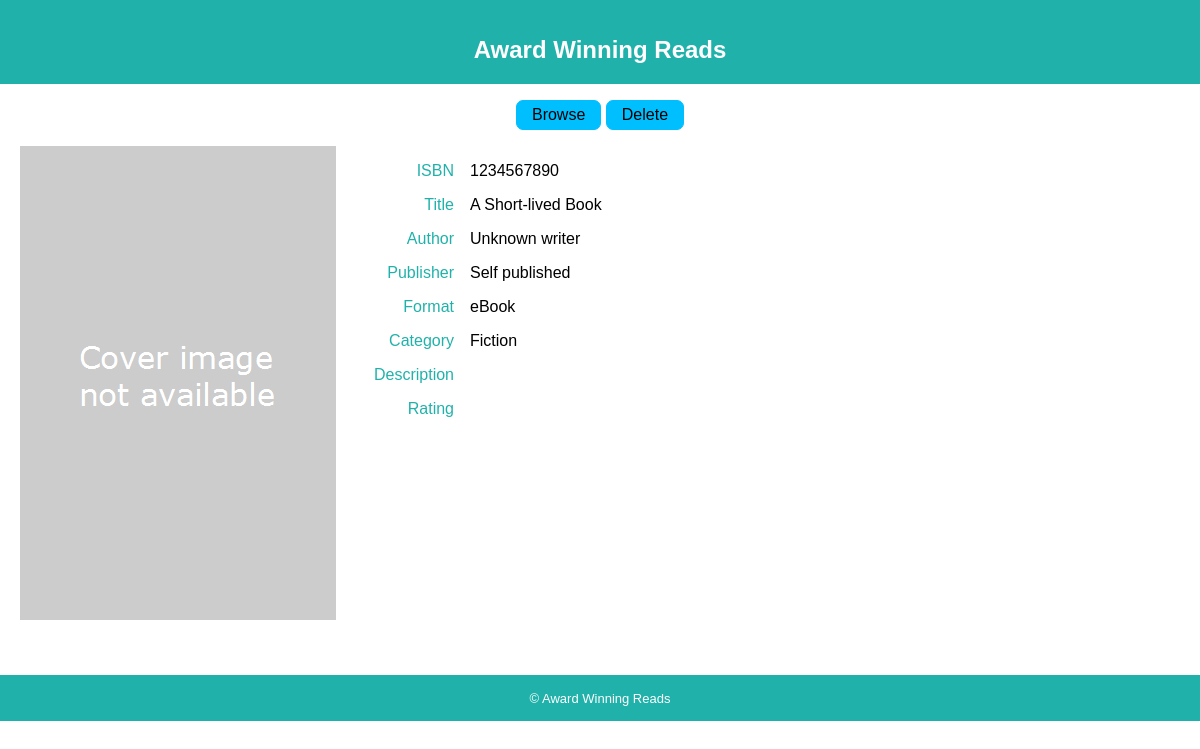
Page /?ISBN=1234567890 on the committed database.
### tables this page shows
CREATE TABLE `BOOK` (
	`ISBN`	VARCHAR ( 20 ) NOT NULL,
	`Title`	VARCHAR ( 50 ) NOT NULL,
	`Author`	VARCHAR ( 20 ) NOT NULL,
	`Publisher`	VARCHAR ( 20 ) NOT NULL,
	`Format`	VARCHAR ( 20 ) NOT NULL,
	`Category`	VARCHAR ( 20 ) NOT NULL,
	`Description`	VARCHAR,
	`Rating`	INTEGER NOT NULL DEFAULT 0,
	'Cover'         VARCHAR(50),
	PRIMARY KEY(`ISBN`)
);

### databaseLibrary.php (called while the page is built, shortened)
<?php
function getBook($isbn){
   global $db;
   try {
   $query = "SELECT * FROM BOOK WHERE ISBN = '$isbn'";
   $statement = $db->prepare($query);
   $statement->execute();
   return $statement;
   }
   catch (PDOException $e) {
   $errorMessage = $e->getMessage();
   echo "<p>SQL error: $errorMessage </p>";
   $db = null;
   exit();
   }
}
?>

### detailedRecordView.php (the view, shortened to what this page needs)
<!DOCTYPE html>
<html>
<head>
    <link rel="stylesheet" href="style.css"/>
</head>
<body>
    <div id="content">
    <header>
    </header>
<?php include('header.php');?>
<form method="GET">
 <section id="controls">
 <input class="button" type="submit" name="browse_books" value="Browse" />
 <input class="button" type="submit" name="delete_books" value="Delete" />
 </section>
<section>
<div class="left">
<img src='images/<?php echo $result['Cover'] ?>'>
</div>
</section>
<section>
 <div class="right">
<span class="flex-input">
<label>ISBN</label><?php echo $isbn ?></span>
<span class="flex-input">
 <label>Title</label><?php echo $result['Title'] ?></span>
<span class="flex-input">
 <label>Author</label><?php echo $result['Author'] ?></span>
<span class="flex-input">
 <label>Publisher</label><?php echo $result['Publisher'] ?></span>
<span class="flex-input">
 <label>Format</label><?php echo $result['Format'] ?></span>
<span class="flex-input">
 <label>Category</label><?php echo $result['Category'] ?></span>
<span class="flex-input">
 <label>Description</label><?php echo $result['Description'] ?></span>
<span class="flex-input">
 <label>Rating</label><?php echo $result['Rating'] ?></span>
 </div>
</section>
</form>
<?php
include('footer.php');
?>

### style.css (style rules this page uses)
label { font-size: 1em; color: lightseagreen; margin-right: 1rem; width: 6em; }
body { font-family: verdana,arial,sans-serif; margin: 0; padding: 0; }
#content { width:100%; margin: 0 auto; background-color: white; }
header { margin: 0; padding: .5em 2em; background-color: lightseagreen; }
#controls { width: 80%; margin: 0 auto; padding: 1em; text-align: center; }
.button { font-size: 1em; padding: 5px 15px; background: deepskyblue; border: 1px solid deepskyblue; border-radius: 7px; color: black; }
.flex-input { display: flex; flex-direction: column; margin: 1em 3em; }
@media (min-width: 32em) { .flex-input { flex-direction: row; flex-wrap: nowrap; align-items: flex-start; } }
@media (min-width: 32em) { label { text-align: right; } }

### detailedRecordView.php (style rules this page uses)
.left { float: left; margin-left: 20px; width: 300px; height: 500px; }
.right { margin-left: 310px; height: 500px; }

### rows in the picture
book: Cover (placeholder picture), ISBN "1234567890", Title "A Short-lived Book", Author "Unknown writer", Publisher "Self published", Format "eBook", Category "Fiction"
